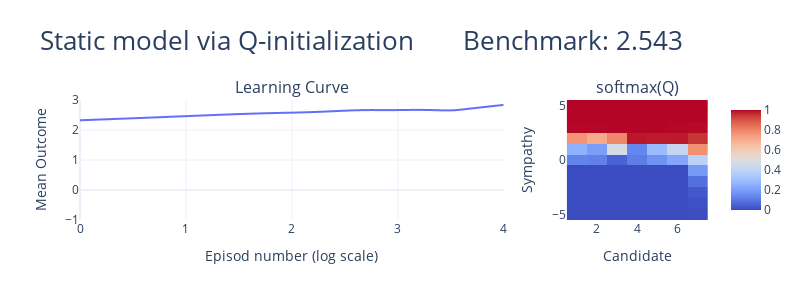

Notebook code for this chart:
### Markdown cell above
# A-priory (static) model

All we need to do is to redefine the initialization of the Q-table:

### Code cell
def init_Q(sympathy_range, n_candidates, mean=0, std=0.2, random = np.random.default_rng(None)):
    Q = random.normal(mean, std, (sympathy_range, n_candidates, len(Action))) 
    Q[:5, :6, Action.CHOOSE.value]-=10
    return Q

agent, outcomes = learn_Simbad_learn(10000, *init_environment_and_agent(n_candidates=7, sympathy_range=11, random_seed=42,
                               alpha=0.1, gamma=0.65))
plot_learning_curve(outcomes, points=False, logx=True, q=agent.Q, title="Static model via Q-initialization")

### Figure 1 — Plotly figure (JSON) as saved in the notebook; plotly's stock layout.template omitted (floating-point values rounded to 4 significant figures; data arrays with more than 128 entries replaced by an {"elided": "..."} marker saying what was removed)
{"data": [{"hovertemplate": "<b>LOWESS trendline</b><br><br>Episod number (log scale)=%{x}<br>Mean reward=%{y} <b>(trend)</b><extra></extra>", "legendgroup": "", "marker": {"color": "#636efa", "symbol": "circle"}, "mode": "lines", "name": "", "showlegend": false, "type": "scattergl", "x": {"elided": "5000 float values"}, "xaxis": "x", "y": {"elided": "5000 float values"}, "yaxis": "y"}, {"colorscale": {"elided": "255x2 mixed values"}, "type": "heatmap", "x": [1, 2, 3, 4, 5, 6, 7], "xaxis": "x2", "y": [-5, -4, -3, -2, -1, 0, 1, 2, 3, 4, 5], "yaxis": "y2", "z": [[2.529e-06, 1.829e-06, 2.437e-06, 3.693e-06, 2.803e-06, 8.597e-06, 0.00404], [1.893e-06, 1.971e-06, 1.559e-06, 2.49e-06, 4.201e-06, 2.058e-05, 0.01272], [8.421e-07, 9.462e-07, 5.577e-07, 3.18e-06, 4.84e-06, 8.074e-06, 0.02922], [8.179e-07, 1.73e-06, 1.201e-06, 5.51e-06, 7.053e-06, 1.417e-05, 0.08125], [1.099e-06, 9.76e-07, 2.426e-06, 2.22e-06, 7.432e-06, 9.68e-06, 0.1872], [0.1296, 0.1221, 0.04763, 0.1114, 0.1652, 0.2219, 0.3851], [0.2552, 0.2007, 0.4632, 0.1357, 0.2875, 0.4216, 0.7724], [0.7638, 0.7086, 0.7957, 0.9833, 0.9796, 0.9818, 0.9499], [0.9983, 0.9982, 0.999, 0.9992, 0.9991, 0.9975, 0.9949], [1.0, 1.0, 1.0, 1.0, 0.9999, 0.9994, 0.9995], [1.0, 1.0, 1.0, 1.0, 1.0, 1.0, 1.0]]}], "layout": {"annotations": [{"font": {"size": 16}, "showarrow": false, "text": "Learning Curve", "x": 0.3375, "xanchor": "center", "xref": "paper", "y": 1, "yanchor": "bottom", "yref": "paper"}, {"font": {"size": 16}, "showarrow": false, "text": "softmax(Q)", "x": 0.8875, "xanchor": "center", "xref": "paper", "y": 1, "yanchor": "bottom", "yref": "paper"}], "autosize": true, "height": 300, "title": {"font": {"size": 26}, "text": "Static model via Q-initialization       Benchmark: 2.543"}, "width": 800, "xaxis": {"anchor": "y", "domain": [0, 0.675], "title": {"text": "Episod number (log scale)"}}, "xaxis2": {"anchor": "y2", "domain": [0.775, 1], "title": {"text": "Candidate"}}, "yaxis": {"anchor": "x", "domain": [0, 1], "range": [-1, 3], "title": {"text": "Mean Outcome"}}, "yaxis2": {"anchor": "x2", "domain": [0, 1], "title": {"text": "Sympathy"}}}}
